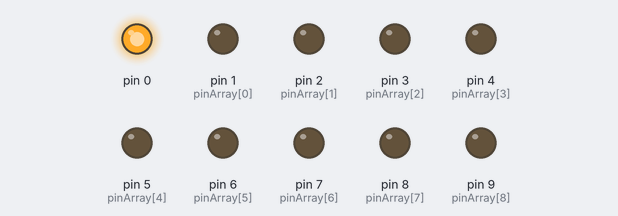
Recording of a sketch running on a simulated Arduino Uno, built with avr-gcc and run on an emulated ATmega328P. On the bench: output pins drawn as LEDs (lit = HIGH).

Above: at 0.05 s.
At 0.75 s:
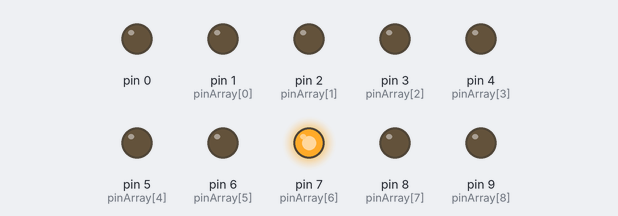
At 1.45 s:
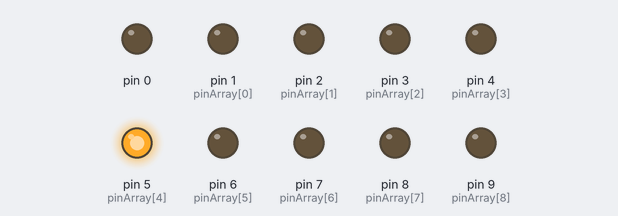
At 2.15 s:
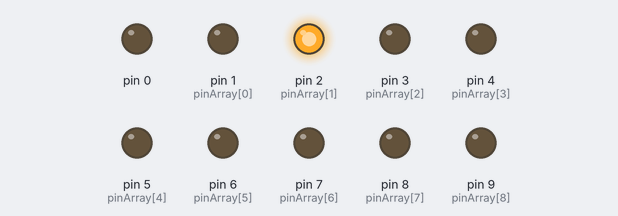
At 2.9 s:
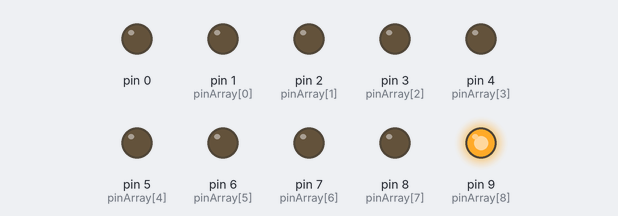
At 4.25 s:
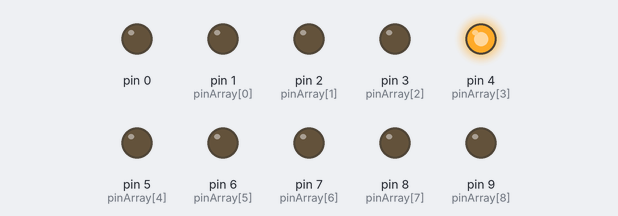
Timing chart, 0 to 4.5 s (numbered marks = the images above):
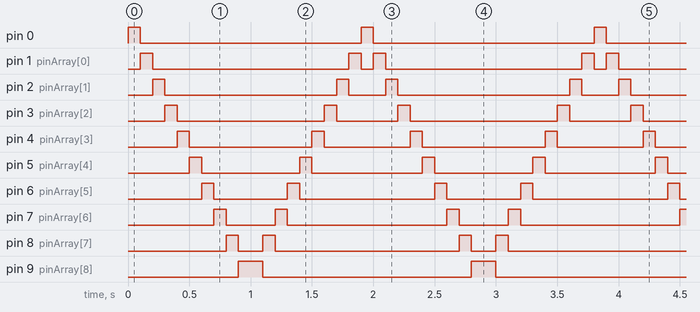

Measured:
- by itself, pin 0: alternates HIGH for 0.10 s and LOW for 1.8 s
- by itself, pin 1 (pinArray[0]): repeats every 1.9 s: LOW 1.6 s, HIGH 0.10 s, LOW 0.10 s, HIGH 0.10 s
- by itself, pin 2 (pinArray[1]): repeats every 1.9 s: LOW 1.4 s, HIGH 0.10 s, LOW 0.30 s, HIGH 0.10 s
- by itself, pin 3 (pinArray[2]): repeats every 1.9 s: LOW 1.2 s, HIGH 0.10 s, LOW 0.50 s, HIGH 0.10 s
- by itself, pin 4 (pinArray[3]): repeats every 1.9 s: LOW 1.0 s, HIGH 0.10 s, LOW 0.70 s, HIGH 0.10 s
- by itself, pin 5 (pinArray[4]): alternates HIGH for 0.10 s and LOW for 0.80 s
- by itself, pin 6 (pinArray[5]): repeats every 1.9 s: LOW 0.60 s, HIGH 0.10 s, LOW 1.1 s, HIGH 0.10 s
- by itself, pin 7 (pinArray[6]): repeats every 1.9 s: LOW 0.40 s, HIGH 0.10 s, LOW 1.3 s, HIGH 0.10 s

The sketch:

Knight_Rider_Blink_Sample.ino
```cpp
int pinArray[] = {1, 2, 3, 4, 5, 6, 7, 8, 9};
int count = 0;

void setup() {
for (count=0;count<10;count++) {
    pinMode(pinArray[count], OUTPUT);
  }

}

void loop() {

  for(count=0;count<10;count++){
  digitalWrite(count, HIGH);   // turn the LED on (HIGH is the voltage level)
  delay(100);                       // wait for half a second
  digitalWrite(count, LOW);    // turn the LED off by making the voltage LOW
  /* delay(100); */

 }

  for(count=9;count>=1;count--){
    digitalWrite(count, HIGH);
    delay(100);
    digitalWrite(count, LOW);
  }
  }
```
